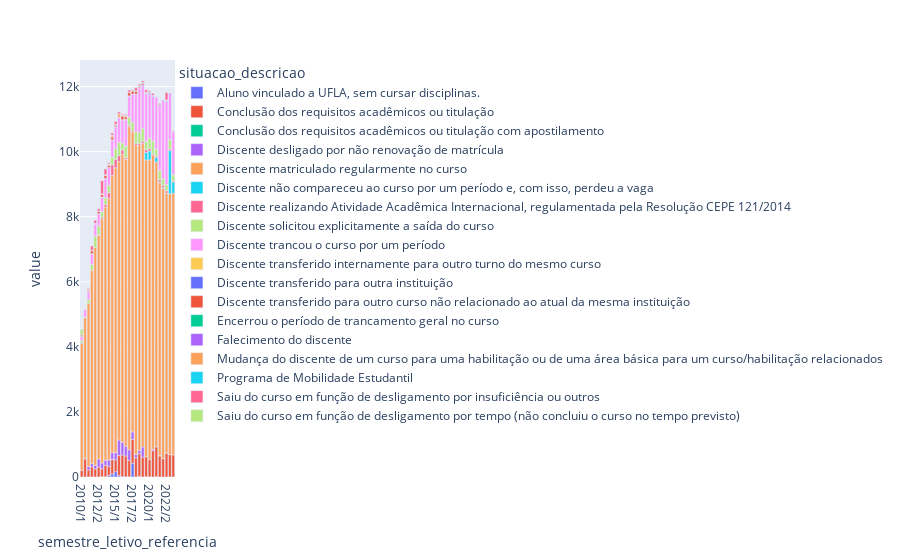

Write notebook code for a chart like this one.
### Code cell
view_1 = ps.DataFrame(data.groupBy('semestre_letivo_referencia', 'situacao_descricao')
                      .count()
                      .orderBy('semestre_letivo_referencia'))

view_1_pivot = view_1.pivot(index='semestre_letivo_referencia', 
                            columns='situacao_descricao', 
                            values='count')
view_1_pivot.plot(kind='bar')

### Figure 1 — Plotly figure (JSON) as saved in the notebook; plotly's stock layout.template omitted (floating-point values rounded to 4 significant figures)
{"data": [{"alignmentgroup": "True", "hovertemplate": "situacao_descricao=Aluno vinculado a UFLA, sem cursar disciplinas.<br>semestre_letivo_referencia=%{x}<br>value=%{y}<extra></extra>", "legendgroup": "Aluno vinculado a UFLA, sem cursar disciplinas.", "marker": {"color": "#636efa", "pattern": {"shape": ""}}, "name": "Aluno vinculado a UFLA, sem cursar disciplinas.", "offsetgroup": "Aluno vinculado a UFLA, sem cursar disciplinas.", "orientation": "v", "showlegend": true, "textposition": "auto", "type": "bar", "x": ["2010/1", "2010/2", "2011/1", "2011/2", "2012/1", "2012/2", "2013/1", "2013/2", "2014/1", "2014/2", "2015/1", "2015/2", "2016/1", "2016/2", "2017/1", "2017/2", "2018/1", "2018/2", "2019/1", "2019/2", "2020/1", "2020/2", "2021/1", "2021/2", "2022/1", "2022/2", "2023/1", "2023/2"], "xaxis": "x", "y": [null, null, null, null, null, 1, 8, 9, 49, 94, 163, 41, 13, 6, 8, 427, 3, 15, null, 11, 4, null, 8, null, null, null, null, null], "yaxis": "y"}, {"alignmentgroup": "True", "hovertemplate": "situacao_descricao=Conclusão dos requisitos acadêmicos ou titulação<br>semestre_letivo_referencia=%{x}<br>value=%{y}<extra></extra>", "legendgroup": "Conclusão dos requisitos acadêmicos ou titulação", "marker": {"color": "#EF553B", "pattern": {"shape": ""}}, "name": "Conclusão dos requisitos acadêmicos ou titulação", "offsetgroup": "Conclusão dos requisitos acadêmicos ou titulação", "orientation": "v", "showlegend": true, "textposition": "auto", "type": "bar", "x": ["2010/1", "2010/2", "2011/1", "2011/2", "2012/1", "2012/2", "2013/1", "2013/2", "2014/1", "2014/2", "2015/1", "2015/2", "2016/1", "2016/2", "2017/1", "2017/2", "2018/1", "2018/2", "2019/1", "2019/2", "2020/1", "2020/2", "2021/1", "2021/2", "2022/1", "2022/2", "2023/1", "2023/2"], "xaxis": "x", "y": [212, 553, 217, 311, 247, 304, 243, 353, 280, 450, 364, 617, 665, 641, 500, 726, 586, 700, 611, 609, 532, 806, 918, 648, 565, 736, 690, 677], "yaxis": "y"}, {"alignmentgroup": "True", "hovertemplate": "situacao_descricao=Conclusão dos requisitos acadêmicos ou titulação com apostilamento<br>semestre_letivo_referencia=%{x}<br>value=%{y}<extra></extra>", "legendgroup": "Conclusão dos requisitos acadêmicos ou titulação com apostilamento", "marker": {"color": "#00cc96", "pattern": {"shape": ""}}, "name": "Conclusão dos requisitos acadêmicos ou titulação com apostilamento", "offsetgroup": "Conclusão dos requisitos acadêmicos ou titulação com apostilamento", "orientation": "v", "showlegend": true, "textposition": "auto", "type": "bar", "x": ["2010/1", "2010/2", "2011/1", "2011/2", "2012/1", "2012/2", "2013/1", "2013/2", "2014/1", "2014/2", "2015/1", "2015/2", "2016/1", "2016/2", "2017/1", "2017/2", "2018/1", "2018/2", "2019/1", "2019/2", "2020/1", "2020/2", "2021/1", "2021/2", "2022/1", "2022/2", "2023/1", "2023/2"], "xaxis": "x", "y": [null, null, null, null, null, null, null, null, null, 1, null, null, null, null, null, null, null, null, null, null, null, null, null, null, null, null, null, null], "yaxis": "y"}, {"alignmentgroup": "True", "hovertemplate": "situacao_descricao=Discente desligado por não renovação de matrícula<br>semestre_letivo_referencia=%{x}<br>value=%{y}<extra></extra>", "legendgroup": "Discente desligado por não renovação de matrícula", "marker": {"color": "#ab63fa", "pattern": {"shape": ""}}, "name": "Discente desligado por não renovação de matrícula", "offsetgroup": "Discente desligado por não renovação de matrícula", "orientation": "v", "showlegend": true, "textposition": "auto", "type": "bar", "x": ["2010/1", "2010/2", "2011/1", "2011/2", "2012/1", "2012/2", "2013/1", "2013/2", "2014/1", "2014/2", "2015/1", "2015/2", "2016/1", "2016/2", "2017/1", "2017/2", "2018/1", "2018/2", "2019/1", "2019/2", "2020/1", "2020/2", "2021/1", "2021/2", "2022/1", "2022/2", "2023/1", "2023/2"], "xaxis": "x", "y": [1, 24, 106, 101, 108, 248, 178, 155, 192, 203, 224, 479, 389, 301, 328, 235, 103, 106, 314, null, null, 44, null, 10, 4, 1, 3, null], "yaxis": "y"}, {"alignmentgroup": "True", "hovertemplate": "situacao_descricao=Discente matriculado regularmente no curso<br>semestre_letivo_referencia=%{x}<br>value=%{y}<extra></extra>", "legendgroup": "Discente matriculado regularmente no curso", "marker": {"color": "#FFA15A", "pattern": {"shape": ""}}, "name": "Discente matriculado regularmente no curso", "offsetgroup": "Discente matriculado regularmente no curso", "orientation": "v", "showlegend": true, "textposition": "auto", "type": "bar", "x": ["2010/1", "2010/2", "2011/1", "2011/2", "2012/1", "2012/2", "2013/1", "2013/2", "2014/1", "2014/2", "2015/1", "2015/2", "2016/1", "2016/2", "2017/1", "2017/2", "2018/1", "2018/2", "2019/1", "2019/2", "2020/1", "2020/2", "2021/1", "2021/2", "2022/1", "2022/2", "2023/1", "2023/2"], "xaxis": "x", "y": [3903, 4316, 5018, 5947, 6698, 6886, 7502, 7783, 8047, 8524, 8752, 8562, 8858, 8821, 9930, 9218, 9509, 9374, 9330, 9123, 9209, 9056, 8754, 8386, 8309, 7992, 8015, 8043], "yaxis": "y"}, {"alignmentgroup": "True", "hovertemplate": "situacao_descricao=Discente não compareceu ao curso por um período e, com isso, perdeu a vaga<br>semestre_letivo_referencia=%{x}<br>value=%{y}<extra></extra>", "legendgroup": "Discente não compareceu ao curso por um período e, com isso, perdeu a vaga", "marker": {"color": "#19d3f3", "pattern": {"shape": ""}}, "name": "Discente não compareceu ao curso por um período e, com isso, perdeu a vaga", "offsetgroup": "Discente não compareceu ao curso por um período e, com isso, perdeu a vaga", "orientation": "v", "showlegend": true, "textposition": "auto", "type": "bar", "x": ["2010/1", "2010/2", "2011/1", "2011/2", "2012/1", "2012/2", "2013/1", "2013/2", "2014/1", "2014/2", "2015/1", "2015/2", "2016/1", "2016/2", "2017/1", "2017/2", "2018/1", "2018/2", "2019/1", "2019/2", "2020/1", "2020/2", "2021/1", "2021/2", "2022/1", "2022/2", "2023/1", "2023/2"], "xaxis": "x", "y": [25, null, null, null, null, 1, null, null, null, null, null, null, null, null, null, null, null, null, null, 231, 274, 1, 148, 18, 24, 1, 1332, 345], "yaxis": "y"}, {"alignmentgroup": "True", "hovertemplate": "situacao_descricao=Discente realizando Atividade Acadêmica Internacional, regulamentada pela Resolução CEPE 121/2014<br>semestre_letivo_referencia=%{x}<br>value=%{y}<extra></extra>", "legendgroup": "Discente realizando Atividade Acadêmica Internacional, regulamentada pela Resolução CEPE 121/2014", "marker": {"color": "#FF6692", "pattern": {"shape": ""}}, "name": "Discente realizando Atividade Acadêmica Internacional, regulamentada pela Resolução CEPE 121/2014", "offsetgroup": "Discente realizando Atividade Acadêmica Internacional, regulamentada pela Resolução CEPE 121/2014", "orientation": "v", "showlegend": true, "textposition": "auto", "type": "bar", "x": ["2010/1", "2010/2", "2011/1", "2011/2", "2012/1", "2012/2", "2013/1", "2013/2", "2014/1", "2014/2", "2015/1", "2015/2", "2016/1", "2016/2", "2017/1", "2017/2", "2018/1", "2018/2", "2019/1", "2019/2", "2020/1", "2020/2", "2021/1", "2021/2", "2022/1", "2022/2", "2023/1", "2023/2"], "xaxis": "x", "y": [null, null, null, null, 1, 4, 49, 73, 170, 323, 261, 178, 123, 48, 46, 37, 52, 60, 66, 83, 70, 25, 36, 67, 66, 65, 43, 34], "yaxis": "y"}, {"alignmentgroup": "True", "hovertemplate": "situacao_descricao=Discente solicitou explicitamente a saída do curso<br>semestre_letivo_referencia=%{x}<br>value=%{y}<extra></extra>", "legendgroup": "Discente solicitou explicitamente a saída do curso", "marker": {"color": "#B6E880", "pattern": {"shape": ""}}, "name": "Discente solicitou explicitamente a saída do curso", "offsetgroup": "Discente solicitou explicitamente a saída do curso", "orientation": "v", "showlegend": true, "textposition": "auto", "type": "bar", "x": ["2010/1", "2010/2", "2011/1", "2011/2", "2012/1", "2012/2", "2013/1", "2013/2", "2014/1", "2014/2", "2015/1", "2015/2", "2016/1", "2016/2", "2017/1", "2017/2", "2018/1", "2018/2", "2019/1", "2019/2", "2020/1", "2020/2", "2021/1", "2021/2", "2022/1", "2022/2", "2023/1", "2023/2"], "xaxis": "x", "y": [47, 23, 119, 171, 351, 269, 181, 215, 220, 235, 333, 405, 221, 354, 248, 255, 356, 330, 397, 266, 332, 398, 217, 299, 193, 197, 285, 194], "yaxis": "y"}, {"alignmentgroup": "True", "hovertemplate": "situacao_descricao=Discente trancou o curso por um período<br>semestre_letivo_referencia=%{x}<br>value=%{y}<extra></extra>", "legendgroup": "Discente trancou o curso por um período", "marker": {"color": "#FF97FF", "pattern": {"shape": ""}}, "name": "Discente trancou o curso por um período", "offsetgroup": "Discente trancou o curso por um período", "orientation": "v", "showlegend": true, "textposition": "auto", "type": "bar", "x": ["2010/1", "2010/2", "2011/1", "2011/2", "2012/1", "2012/2", "2013/1", "2013/2", "2014/1", "2014/2", "2015/1", "2015/2", "2016/1", "2016/2", "2017/1", "2017/2", "2018/1", "2018/2", "2019/1", "2019/2", "2020/1", "2020/2", "2021/1", "2021/2", "2022/1", "2022/2", "2023/1", "2023/2"], "xaxis": "x", "y": [132, 227, 224, 327, 371, 380, 440, 573, 549, 531, 658, 765, 707, 811, 645, 862, 1154, 1373, 1308, 1463, 1340, 1368, 1592, 1992, 2421, 2546, 1426, 1315], "yaxis": "y"}, {"alignmentgroup": "True", "hovertemplate": "situacao_descricao=Discente transferido internamente para outro turno do mesmo curso<br>semestre_letivo_referencia=%{x}<br>value=%{y}<extra></extra>", "legendgroup": "Discente transferido internamente para outro turno do mesmo curso", "marker": {"color": "#FECB52", "pattern": {"shape": ""}}, "name": "Discente transferido internamente para outro turno do mesmo curso", "offsetgroup": "Discente transferido internamente para outro turno do mesmo curso", "orientation": "v", "showlegend": true, "textposition": "auto", "type": "bar", "x": ["2010/1", "2010/2", "2011/1", "2011/2", "2012/1", "2012/2", "2013/1", "2013/2", "2014/1", "2014/2", "2015/1", "2015/2", "2016/1", "2016/2", "2017/1", "2017/2", "2018/1", "2018/2", "2019/1", "2019/2", "2020/1", "2020/2", "2021/1", "2021/2", "2022/1", "2022/2", "2023/1", "2023/2"], "xaxis": "x", "y": [null, null, null, null, null, null, null, null, null, null, null, null, null, 1, null, null, null, null, null, null, null, null, null, null, null, null, null, null], "yaxis": "y"}, {"alignmentgroup": "True", "hovertemplate": "situacao_descricao=Discente transferido para outra instituição<br>semestre_letivo_referencia=%{x}<br>value=%{y}<extra></extra>", "legendgroup": "Discente transferido para outra instituição", "marker": {"color": "#636efa", "pattern": {"shape": ""}}, "name": "Discente transferido para outra instituição", "offsetgroup": "Discente transferido para outra instituição", "orientation": "v", "showlegend": true, "textposition": "auto", "type": "bar", "x": ["2010/1", "2010/2", "2011/1", "2011/2", "2012/1", "2012/2", "2013/1", "2013/2", "2014/1", "2014/2", "2015/1", "2015/2", "2016/1", "2016/2", "2017/1", "2017/2", "2018/1", "2018/2", "2019/1", "2019/2", "2020/1", "2020/2", "2021/1", "2021/2", "2022/1", "2022/2", "2023/1", "2023/2"], "xaxis": "x", "y": [4, 4, 11, 6, 10, 5, 2, 16, 6, 4, 12, 3, 6, 12, 11, 10, 7, 8, 26, 11, 33, 22, 13, 22, 18, 18, 23, 12], "yaxis": "y"}, {"alignmentgroup": "True", "hovertemplate": "situacao_descricao=Discente transferido para outro curso não relacionado ao atual da mesma instituição<br>semestre_letivo_referencia=%{x}<br>value=%{y}<extra></extra>", "legendgroup": "Discente transferido para outro curso não relacionado ao atual da mesma instituição", "marker": {"color": "#EF553B", "pattern": {"shape": ""}}, "name": "Discente transferido para outro curso não relacionado ao atual da mesma instituição", "offsetgroup": "Discente transferido para outro curso não relacionado ao atual da mesma instituição", "orientation": "v", "showlegend": true, "textposition": "auto", "type": "bar", "x": ["2010/1", "2010/2", "2011/1", "2011/2", "2012/1", "2012/2", "2013/1", "2013/2", "2014/1", "2014/2", "2015/1", "2015/2", "2016/1", "2016/2", "2017/1", "2017/2", "2018/1", "2018/2", "2019/1", "2019/2", "2020/1", "2020/2", "2021/1", "2021/2", "2022/1", "2022/2", "2023/1", "2023/2"], "xaxis": "x", "y": [46, null, 30, 93, null, 67, 89, 98, 77, 89, 54, null, 118, 76, 102, 97, 84, 43, 55, 9, 25, 4, 15, 25, null, 23, null, 30], "yaxis": "y"}, {"alignmentgroup": "True", "hovertemplate": "situacao_descricao=Encerrou o período de trancamento geral no curso<br>semestre_letivo_referencia=%{x}<br>value=%{y}<extra></extra>", "legendgroup": "Encerrou o período de trancamento geral no curso", "marker": {"color": "#00cc96", "pattern": {"shape": ""}}, "name": "Encerrou o período de trancamento geral no curso", "offsetgroup": "Encerrou o período de trancamento geral no curso", "orientation": "v", "showlegend": true, "textposition": "auto", "type": "bar", "x": ["2010/1", "2010/2", "2011/1", "2011/2", "2012/1", "2012/2", "2013/1", "2013/2", "2014/1", "2014/2", "2015/1", "2015/2", "2016/1", "2016/2", "2017/1", "2017/2", "2018/1", "2018/2", "2019/1", "2019/2", "2020/1", "2020/2", "2021/1", "2021/2", "2022/1", "2022/2", "2023/1", "2023/2"], "xaxis": "x", "y": [null, null, null, null, 1, null, null, null, 1, null, null, 1, null, null, null, null, null, 1, null, null, 1, null, 1, null, 2, null, 1, null], "yaxis": "y"}, {"alignmentgroup": "True", "hovertemplate": "situacao_descricao=Falecimento do discente<br>semestre_letivo_referencia=%{x}<br>value=%{y}<extra></extra>", "legendgroup": "Falecimento do discente", "marker": {"color": "#ab63fa", "pattern": {"shape": ""}}, "name": "Falecimento do discente", "offsetgroup": "Falecimento do discente", "orientation": "v", "showlegend": true, "textposition": "auto", "type": "bar", "x": ["2010/1", "2010/2", "2011/1", "2011/2", "2012/1", "2012/2", "2013/1", "2013/2", "2014/1", "2014/2", "2015/1", "2015/2", "2016/1", "2016/2", "2017/1", "2017/2", "2018/1", "2018/2", "2019/1", "2019/2", "2020/1", "2020/2", "2021/1", "2021/2", "2022/1", "2022/2", "2023/1", "2023/2"], "xaxis": "x", "y": [null, null, null, null, 3, 1, 2, null, 1, 2, 1, 7, 1, null, 1, 3, null, 2, 6, 1, 2, 6, 1, null, null, 2, 1, 3], "yaxis": "y"}, {"alignmentgroup": "True", "hovertemplate": "situacao_descricao=Mudança do discente de um curso para uma habilitação ou de uma área básica para um curso/habilitação relacionados<br>semestre_letivo_referencia=%{x}<br>value=%{y}<extra></extra>", "legendgroup": "Mudança do discente de um curso para uma habilitação ou de uma área básica para um curso/habilitação relacionados", "marker": {"color": "#FFA15A", "pattern": {"shape": ""}}, "name": "Mudança do discente de um curso para uma habilitação ou de uma área básica para um curso/habilitação relacionados", "offsetgroup": "Mudança do discente de um curso para uma habilitação ou de uma área básica para um curso/habilitação relacionados", "orientation": "v", "showlegend": true, "textposition": "auto", "type": "bar", "x": ["2010/1", "2010/2", "2011/1", "2011/2", "2012/1", "2012/2", "2013/1", "2013/2", "2014/1", "2014/2", "2015/1", "2015/2", "2016/1", "2016/2", "2017/1", "2017/2", "2018/1", "2018/2", "2019/1", "2019/2", "2020/1", "2020/2", "2021/1", "2021/2", "2022/1", "2022/2", "2023/1", "2023/2"], "xaxis": "x", "y": [null, null, 25, 10, null, 1, 6, 8, 30, 51, 18, 106, 32, 27, 2, null, null, null, null, null, null, null, null, null, null, null, null, null], "yaxis": "y"}, {"alignmentgroup": "True", "hovertemplate": "situacao_descricao=Programa de Mobilidade Estudantil<br>semestre_letivo_referencia=%{x}<br>value=%{y}<extra></extra>", "legendgroup": "Programa de Mobilidade Estudantil", "marker": {"color": "#19d3f3", "pattern": {"shape": ""}}, "name": "Programa de Mobilidade Estudantil", "offsetgroup": "Programa de Mobilidade Estudantil", "orientation": "v", "showlegend": true, "textposition": "auto", "type": "bar", "x": ["2010/1", "2010/2", "2011/1", "2011/2", "2012/1", "2012/2", "2013/1", "2013/2", "2014/1", "2014/2", "2015/1", "2015/2", "2016/1", "2016/2", "2017/1", "2017/2", "2018/1", "2018/2", "2019/1", "2019/2", "2020/1", "2020/2", "2021/1", "2021/2", "2022/1", "2022/2", "2023/1", "2023/2"], "xaxis": "x", "y": [null, null, null, 2, 7, 3, 2, 5, 10, 1, 3, 1, 4, 11, 5, 13, 14, 12, 16, 13, 8, 1, null, null, 3, 6, 5, 3], "yaxis": "y"}, {"alignmentgroup": "True", "hovertemplate": "situacao_descricao=Saiu do curso em função de desligamento por insuficiência ou outros<br>semestre_letivo_referencia=%{x}<br>value=%{y}<extra></extra>", "legendgroup": "Saiu do curso em função de desligamento por insuficiência ou outros", "marker": {"color": "#FF6692", "pattern": {"shape": ""}}, "name": "Saiu do curso em função de desligamento por insuficiência ou outros", "offsetgroup": "Saiu do curso em função de desligamento por insuficiência ou outros", "orientation": "v", "showlegend": true, "textposition": "auto", "type": "bar", "x": ["2010/1", "2010/2", "2011/1", "2011/2", "2012/1", "2012/2", "2013/1", "2013/2", "2014/1", "2014/2", "2015/1", "2015/2", "2016/1", "2016/2", "2017/1", "2017/2", "2018/1", "2018/2", "2019/1", "2019/2", "2020/1", "2020/2", "2021/1", "2021/2", "2022/1", "2022/2", "2023/1", "2023/2"], "xaxis": "x", "y": [1, 9, 35, 134, 94, 75, 411, 179, 32, 65, 85, 54, 27, 36, 65, 24, 98, 47, 47, 81, 37, 61, 4, 17, 2, 228, 1, null], "yaxis": "y"}, {"alignmentgroup": "True", "hovertemplate": "situacao_descricao=Saiu do curso em função de desligamento por tempo (não concluiu o curso no tempo previsto)<br>semestre_letivo_referencia=%{x}<br>value=%{y}<extra></extra>", "legendgroup": "Saiu do curso em função de desligamento por tempo (não concluiu o curso no tempo previsto)", "marker": {"color": "#B6E880", "pattern": {"shape": ""}}, "name": "Saiu do curso em função de desligamento por tempo (não concluiu o curso no tempo previsto)", "offsetgroup": "Saiu do curso em função de desligamento por tempo (não concluiu o curso no tempo previsto)", "orientation": "v", "showlegend": true, "textposition": "auto", "type": "bar", "x": ["2010/1", "2010/2", "2011/1", "2011/2", "2012/1", "2012/2", "2013/1", "2013/2", "2014/1", "2014/2", "2015/1", "2015/2", "2016/1", "2016/2", "2017/1", "2017/2", "2018/1", "2018/2", "2019/1", "2019/2", "2020/1", "2020/2", "2021/1", "2021/2", "2022/1", "2022/2", "2023/1", "2023/2"], "xaxis": "x", "y": [171, null, null, null, null, null, 1, null, null, null, null, null, null, null, null, null, null, null, null, null, null, null, null, null, null, null, 5, null], "yaxis": "y"}], "layout": {"barmode": "relative", "legend": {"title": {"text": "situacao_descricao"}, "tracegroupgap": 0}, "margin": {"t": 60}, "xaxis": {"anchor": "y", "domain": [0, 1], "title": {"text": "semestre_letivo_referencia"}}, "yaxis": {"anchor": "x", "domain": [0, 1], "title": {"text": "value"}}}}
